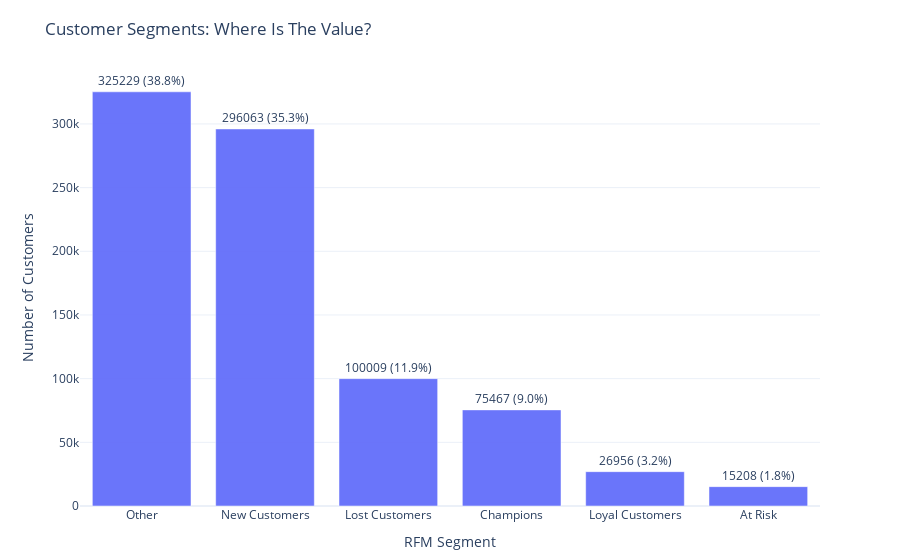

The notebook cell this image was saved under:
### Code cell
# import plotly.graph_objects as go
# import plotly.express as px

# seg = (df_rfm['2nd_Approach'].value_counts().rename_axis('Segment').reset_index(name='Customers'))

# seg['Share'] = (seg['Customers']/seg['Customers'].sum()*100).round(1)


# # top = seg.iloc[0]['Segment']
# # seg['Highlight'] = np.where(seg['Segment'].eq(top), 'Top segment', 'Others')

# fig = px.bar(
#     seg, x='Segment', y='Customers', text=seg.apply(lambda r: f"{int(r.Customers)} ({r.Share}%)", axis=1),
#     title='Customer Segments: Where Is The Value?',
#     labels={'Customers':'Number of Customers'}, template='plotly_white', opacity=0.95
# )

# fig.update_traces(textposition='outside', hovertemplate='<b>%{x}</b><br>Customers: %{y}<br>Share: %{text}')
# fig.update_layout(xaxis_title='RFM Segment', xaxis={'categoryorder':'array','categoryarray':seg['Segment']},
#     showlegend=False, margin=dict(t=70, b=20)
# )

# # Story cue: call out the biggest slice
# # top_y = int(seg.loc[seg['Segment'].eq(top), 'Customers'].iloc[0])
# # fig.add_annotation(x=top, y=top_y, yshift=35, showarrow=True, text='Largest segment → prioritize retention/upsell')

# display(seg)
# fig.show()


import plotly.graph_objects as go
import plotly.express as px

seg = (df_rfm['2nd_Approach'].value_counts().rename_axis('Segment').reset_index(name='Customers'))

seg['Share'] = (seg['Customers']/seg['Customers'].sum()*100).round(1)


# top = seg.iloc[0]['Segment']
# seg['Highlight'] = np.where(seg['Segment'].eq(top), 'Top segment', 'Others')

fig = px.bar(
    data_frame=seg, 
    x='Segment', 
    y='Customers', 
    title='Customer Segments: Where Is The Value?',
    labels={'Customers':'Number of Customers'}, 
    template='plotly_white', 
    opacity=0.95,
    text=seg.apply(lambda r: f"{r.Share}%", axis=1),
)

fig.update_traces(
                    # textposition='outside', 
                    hovertemplate='<b>%{x}</b><br>Customers: %{y}<br>Share: %{text}')

fig.update_layout(
                    xaxis_title='RFM Segment', 
                    xaxis={'categoryorder':'array','categoryarray':seg['Segment']},
                    showlegend=False, 
                    margin=dict(t=70, b=20)
)

# Story cue: call out the biggest slice
# top_y = int(seg.loc[seg['Segment'].eq(top), 'Customers'].iloc[0])
# fig.add_annotation(x=top, y=top_y, yshift=35, showarrow=True, text='Largest segment → prioritize retention/upsell')

#display(seg)
fig.show()

### Figure 1 — Plotly figure (JSON) as saved in the notebook; plotly's stock layout.template omitted (floating-point values rounded to 4 significant figures)
{"data": [{"alignmentgroup": "True", "hovertemplate": "<b>%{x}</b><br>Customers: %{y}<br>Share: %{text}", "legendgroup": "", "marker": {"color": "#636efa", "opacity": 0.95, "pattern": {"shape": ""}}, "name": "", "offsetgroup": "", "orientation": "v", "showlegend": false, "text": ["325229 (38.8%)", "296063 (35.3%)", "100009 (11.9%)", "75467 (9.0%)", "26956 (3.2%)", "15208 (1.8%)"], "textposition": "outside", "type": "bar", "x": ["Other", "New Customers", "Lost Customers", "Champions", "Loyal Customers", "At Risk"], "xaxis": "x", "y": [325229, 296063, 100009, 75467, 26956, 15208], "yaxis": "y"}], "layout": {"barmode": "relative", "legend": {"tracegroupgap": 0}, "margin": {"b": 20, "t": 70}, "showlegend": false, "title": {"text": "Customer Segments: Where Is The Value?"}, "xaxis": {"anchor": "y", "categoryarray": ["Other", "New Customers", "Lost Customers", "Champions", "Loyal Customers", "At Risk"], "categoryorder": "array", "domain": [0, 1], "title": {"text": "RFM Segment"}}, "yaxis": {"anchor": "x", "domain": [0, 1], "title": {"text": "Number of Customers"}}}}
